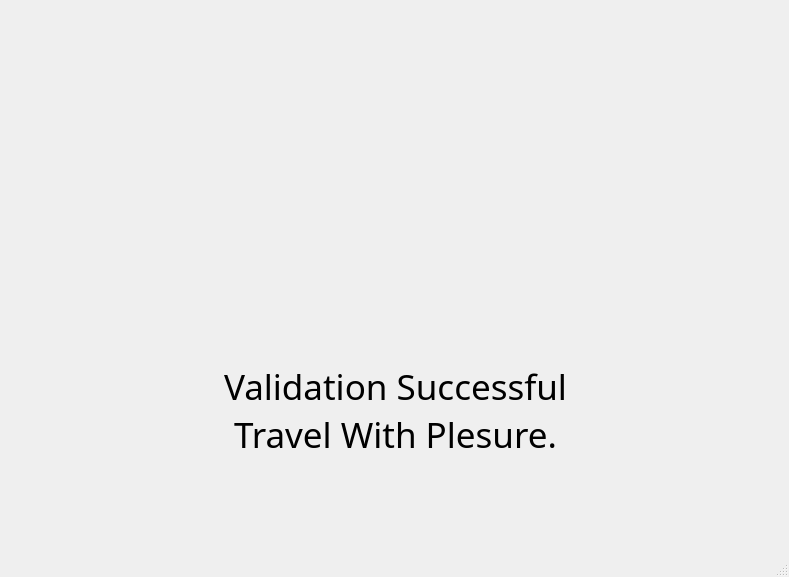
<?xml version="1.0" encoding="UTF-8"?>
<ui version="4.0">
 <class>OutWindow</class>
 <widget class="QMainWindow" name="OutWindow">
  <property name="geometry">
   <rect>
    <x>0</x>
    <y>0</y>
    <width>789</width>
    <height>577</height>
   </rect>
  </property>
  <property name="windowTitle">
   <string>MainWindow</string>
  </property>
  <property name="autoFillBackground">
   <bool>false</bool>
  </property>
  <widget class="QWidget" name="centralwidget">
   <widget class="QLabel" name="label">
    <property name="geometry">
     <rect>
      <x>0</x>
      <y>360</y>
      <width>791</width>
      <height>101</height>
     </rect>
    </property>
    <property name="font">
     <font>
      <family>Arial Black</family>
      <pointsize>26</pointsize>
      <weight>10</weight>
      <italic>false</italic>
      <bold>false</bold>
     </font>
    </property>
    <property name="styleSheet">
     <string notr="true">font: 87 26pt &quot;Arial Black&quot;;
font-colour:rgb(0, 85, 255);</string>
    </property>
    <property name="text">
     <string>Validation Successful 
Travel With Plesure.</string>
    </property>
    <property name="alignment">
     <set>Qt::AlignCenter</set>
    </property>
   </widget>
   <widget class="QLabel" name="label_2">
    <property name="geometry">
     <rect>
      <x>200</x>
      <y>0</y>
      <width>400</width>
      <height>400</height>
     </rect>
    </property>
    <property name="text">
     <string/>
    </property>
    <property name="pixmap">
     <pixmap>ok.png</pixmap>
    </property>
    <property name="scaledContents">
     <bool>true</bool>
    </property>
    <property name="alignment">
     <set>Qt::AlignCenter</set>
    </property>
    <property name="margin">
     <number>-4</number>
    </property>
    <property name="indent">
     <number>5</number>
    </property>
   </widget>
   <zorder>label_2</zorder>
   <zorder>label</zorder>
  </widget>
  <widget class="QMenuBar" name="menubar">
   <property name="geometry">
    <rect>
     <x>0</x>
     <y>0</y>
     <width>789</width>
     <height>21</height>
    </rect>
   </property>
  </widget>
  <widget class="QStatusBar" name="statusbar"/>
 </widget>
 <resources/>
 <connections/>
</ui>
